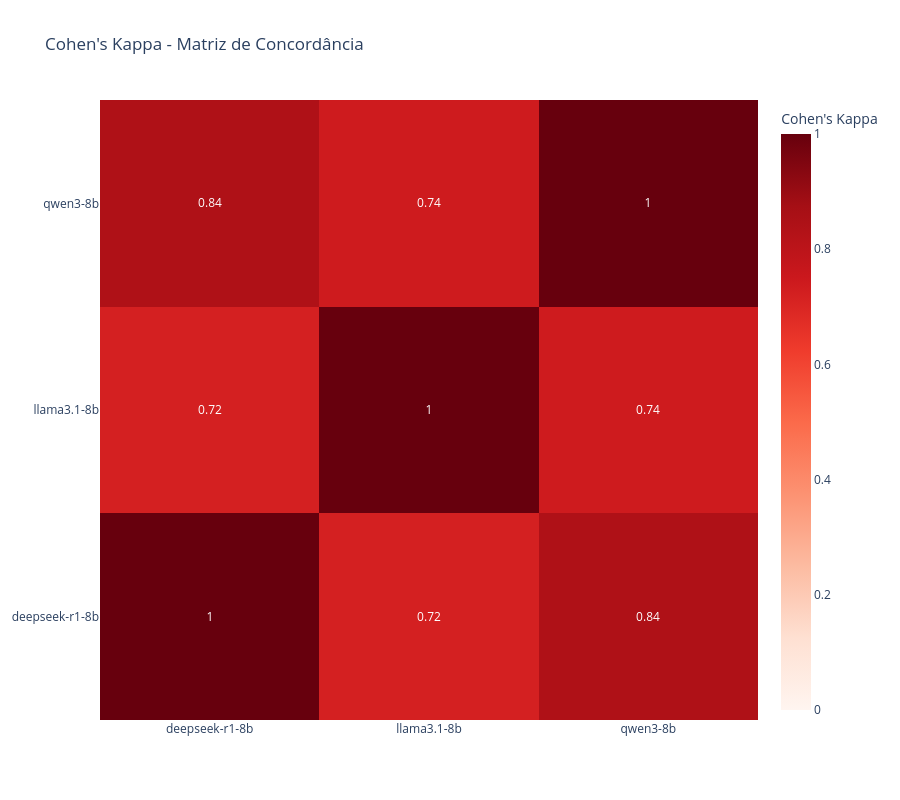

Here is the notebook cell this chart was saved with:
### Markdown cell above
### - Cohens Kappa

### Code cell
logger.info("\n📊 Gerando heatmap de Cohens_Kappa...")
visualizer.plot_kappa_heatmap(
    kappa_df=report['cohens_kappa']
)

### Figure 1 — Plotly figure (JSON) as saved in the notebook; plotly's stock layout.template omitted (floating-point values rounded to 4 significant figures)
{"data": [{"colorbar": {"title": {"text": "Cohen's Kappa"}}, "colorscale": [[0, "rgb(255,245,240)"], [0.125, "rgb(254,224,210)"], [0.25, "rgb(252,187,161)"], [0.375, "rgb(252,146,114)"], [0.5, "rgb(251,106,74)"], [0.625, "rgb(239,59,44)"], [0.75, "rgb(203,24,29)"], [0.875, "rgb(165,15,21)"], [1, "rgb(103,0,13)"]], "text": [[1, 0.72, 0.84], [0.72, 1, 0.74], [0.84, 0.74, 1]], "texttemplate": "%{text}", "type": "heatmap", "x": ["deepseek-r1-8b", "llama3.1-8b", "qwen3-8b"], "y": ["deepseek-r1-8b", "llama3.1-8b", "qwen3-8b"], "z": [[1, 0.7203, 0.8429], [0.7203, 1, 0.7398], [0.8429, 0.7398, 1]], "zmax": 1, "zmin": 0}], "layout": {"height": 800, "title": {"text": "Cohen's Kappa - Matriz de Concordância"}, "width": 900}}
